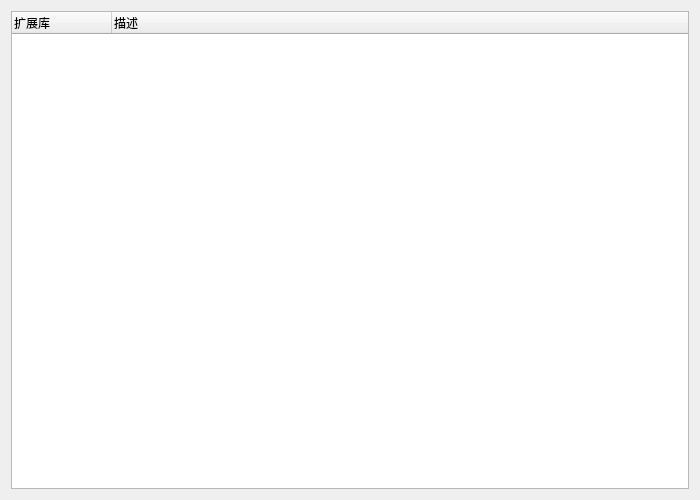
<?xml version="1.0" encoding="UTF-8"?>
<ui version="4.0">
 <class>SpringLibInformationForm</class>
 <widget class="QWidget" name="SpringLibInformationForm">
  <property name="geometry">
   <rect>
    <x>0</x>
    <y>0</y>
    <width>700</width>
    <height>500</height>
   </rect>
  </property>
  <property name="windowTitle">
   <string>Form</string>
  </property>
  <layout class="QGridLayout" name="gridLayout">
   <item row="0" column="0">
    <widget class="QTreeWidget" name="treeWidget">
     <attribute name="headerHighlightSections">
      <bool>false</bool>
     </attribute>
     <column>
      <property name="text">
       <string>扩展库</string>
      </property>
     </column>
     <column>
      <property name="text">
       <string>描述</string>
      </property>
     </column>
    </widget>
   </item>
  </layout>
 </widget>
 <resources/>
 <connections/>
</ui>
